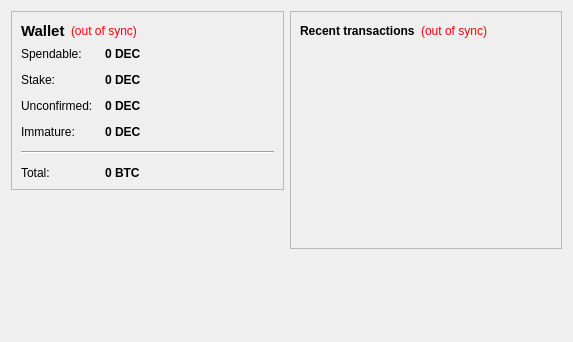
<?xml version="1.0" encoding="UTF-8"?>
<ui version="4.0">
 <class>OverviewPage</class>
 <widget class="QWidget" name="OverviewPage">
  <property name="geometry">
   <rect>
    <x>0</x>
    <y>0</y>
    <width>573</width>
    <height>342</height>
   </rect>
  </property>
  <property name="windowTitle">
   <string>Form</string>
  </property>
  <layout class="QHBoxLayout" name="horizontalLayout" stretch="1,1">
   <item>
    <layout class="QVBoxLayout" name="verticalLayout_2">
     <item>
      <widget class="QFrame" name="frame">
       <property name="frameShape">
        <enum>QFrame::StyledPanel</enum>
       </property>
       <property name="frameShadow">
        <enum>QFrame::Raised</enum>
       </property>
       <layout class="QVBoxLayout" name="verticalLayout_4">
        <item>
         <layout class="QHBoxLayout" name="horizontalLayout_4">
          <item>
           <widget class="QLabel" name="label_5">
            <property name="font">
             <font>
              <pointsize>11</pointsize>
              <weight>75</weight>
              <bold>true</bold>
             </font>
            </property>
            <property name="text">
             <string>Wallet</string>
            </property>
           </widget>
          </item>
          <item>
           <widget class="QLabel" name="labelWalletStatus">
            <property name="toolTip">
             <string>The displayed information may be out of date. Your wallet automatically synchronizes with the DrEcksCoin network after a connection is established, but this process has not completed yet.</string>
            </property>
            <property name="styleSheet">
             <string notr="true">QLabel { color: red; }</string>
            </property>
            <property name="text">
             <string notr="true">(out of sync)</string>
            </property>
            <property name="alignment">
             <set>Qt::AlignLeading|Qt::AlignLeft|Qt::AlignVCenter</set>
            </property>
           </widget>
          </item>
          <item>
           <spacer name="horizontalSpacer_2">
            <property name="orientation">
             <enum>Qt::Horizontal</enum>
            </property>
            <property name="sizeHint" stdset="0">
             <size>
              <width>40</width>
              <height>20</height>
             </size>
            </property>
           </spacer>
          </item>
         </layout>
        </item>
        <item>
         <layout class="QFormLayout" name="formLayout_2">
          <property name="fieldGrowthPolicy">
           <enum>QFormLayout::AllNonFixedFieldsGrow</enum>
          </property>
          <property name="horizontalSpacing">
           <number>12</number>
          </property>
          <property name="verticalSpacing">
           <number>12</number>
          </property>
          <item row="0" column="0">
           <widget class="QLabel" name="label">
            <property name="text">
             <string>Spendable:</string>
            </property>
           </widget>
          </item>
          <item row="0" column="1">
           <widget class="QLabel" name="labelBalance">
            <property name="font">
             <font>
              <weight>75</weight>
              <bold>true</bold>
             </font>
            </property>
            <property name="cursor">
             <cursorShape>IBeamCursor</cursorShape>
            </property>
            <property name="toolTip">
             <string>Your current spendable balance</string>
            </property>
            <property name="text">
             <string notr="true">0 DEC</string>
            </property>
            <property name="textInteractionFlags">
             <set>Qt::LinksAccessibleByMouse|Qt::TextSelectableByKeyboard|Qt::TextSelectableByMouse</set>
            </property>
           </widget>
          </item>
          <item row="1" column="0">
           <widget class="QLabel" name="label_6">
            <property name="text">
             <string>Stake:</string>
            </property>
           </widget>
          </item>
          <item row="1" column="1">
           <widget class="QLabel" name="labelStake">
            <property name="font">
             <font>
              <weight>75</weight>
              <bold>true</bold>
             </font>
            </property>
            <property name="cursor">
             <cursorShape>IBeamCursor</cursorShape>
            </property>
            <property name="toolTip">
             <string>Total of coins that was staked, and do not yet count toward the current balance</string>
            </property>
            <property name="text">
             <string notr="true">0 DEC</string>
            </property>
            <property name="textInteractionFlags">
             <set>Qt::LinksAccessibleByMouse|Qt::TextSelectableByKeyboard|Qt::TextSelectableByMouse</set>
            </property>
           </widget>
          </item>
          <item row="2" column="0">
           <widget class="QLabel" name="label_3">
            <property name="text">
             <string>Unconfirmed:</string>
            </property>
           </widget>
          </item>
          <item row="2" column="1">
           <widget class="QLabel" name="labelUnconfirmed">
            <property name="font">
             <font>
              <weight>75</weight>
              <bold>true</bold>
             </font>
            </property>
            <property name="cursor">
             <cursorShape>IBeamCursor</cursorShape>
            </property>
            <property name="toolTip">
             <string>Total of transactions that have yet to be confirmed, and do not yet count toward the current balance</string>
            </property>
            <property name="text">
             <string notr="true">0 DEC</string>
            </property>
            <property name="textInteractionFlags">
             <set>Qt::LinksAccessibleByMouse|Qt::TextSelectableByKeyboard|Qt::TextSelectableByMouse</set>
            </property>
           </widget>
          </item>
          <item row="3" column="0">
           <widget class="QLabel" name="labelImmatureText">
            <property name="text">
             <string>Immature:</string>
            </property>
           </widget>
          </item>
          <item row="3" column="1">
           <widget class="QLabel" name="labelImmature">
            <property name="font">
             <font>
              <weight>75</weight>
              <bold>true</bold>
             </font>
            </property>
            <property name="toolTip">
             <string>Mined balance that has not yet matured</string>
            </property>
            <property name="text">
             <string notr="true">0 DEC</string>
            </property>
            <property name="textInteractionFlags">
             <set>Qt::LinksAccessibleByMouse|Qt::TextSelectableByKeyboard|Qt::TextSelectableByMouse</set>
            </property>
           </widget>
          </item>
          <item row="4" column="0" colspan="2">
           <widget class="Line" name="line">
            <property name="orientation">
             <enum>Qt::Horizontal</enum>
            </property>
           </widget>
          </item>
          <item row="5" column="0">
           <widget class="QLabel" name="labelTotalText">
            <property name="text">
             <string>Total:</string>
            </property>
           </widget>
          </item>
          <item row="5" column="1">
           <widget class="QLabel" name="labelTotal">
            <property name="font">
             <font>
              <weight>75</weight>
              <bold>true</bold>
             </font>
            </property>
            <property name="cursor">
             <cursorShape>IBeamCursor</cursorShape>
            </property>
            <property name="toolTip">
             <string>Your current total balance</string>
            </property>
            <property name="text">
             <string notr="true">0 BTC</string>
            </property>
            <property name="textInteractionFlags">
             <set>Qt::LinksAccessibleByMouse|Qt::TextSelectableByKeyboard|Qt::TextSelectableByMouse</set>
            </property>
           </widget>
          </item>
         </layout>
        </item>
       </layout>
      </widget>
     </item>
     <item>
      <spacer name="verticalSpacer">
       <property name="orientation">
        <enum>Qt::Vertical</enum>
       </property>
       <property name="sizeHint" stdset="0">
        <size>
         <width>20</width>
         <height>40</height>
        </size>
       </property>
      </spacer>
     </item>
    </layout>
   </item>
   <item>
    <layout class="QVBoxLayout" name="verticalLayout_3">
     <item>
      <widget class="QFrame" name="frame_2">
       <property name="frameShape">
        <enum>QFrame::StyledPanel</enum>
       </property>
       <property name="frameShadow">
        <enum>QFrame::Raised</enum>
       </property>
       <layout class="QVBoxLayout" name="verticalLayout">
        <item>
         <layout class="QHBoxLayout" name="horizontalLayout_2">
          <item>
           <widget class="QLabel" name="label_4">
            <property name="text">
             <string>&lt;b&gt;Recent transactions&lt;/b&gt;</string>
            </property>
           </widget>
          </item>
          <item>
           <widget class="QLabel" name="labelTransactionsStatus">
            <property name="toolTip">
             <string>The displayed information may be out of date. Your wallet automatically synchronizes with the DrEcksCoin network after a connection is established, but this process has not completed yet.</string>
            </property>
            <property name="styleSheet">
             <string notr="true">QLabel { color: red; }</string>
            </property>
            <property name="text">
             <string notr="true">(out of sync)</string>
            </property>
            <property name="alignment">
             <set>Qt::AlignRight|Qt::AlignTrailing|Qt::AlignVCenter</set>
            </property>
           </widget>
          </item>
          <item>
           <spacer name="horizontalSpacer">
            <property name="orientation">
             <enum>Qt::Horizontal</enum>
            </property>
            <property name="sizeHint" stdset="0">
             <size>
              <width>40</width>
              <height>20</height>
             </size>
            </property>
           </spacer>
          </item>
         </layout>
        </item>
        <item>
         <widget class="QListView" name="listTransactions">
          <property name="styleSheet">
           <string notr="true">QListView { background: transparent; }</string>
          </property>
          <property name="frameShape">
           <enum>QFrame::NoFrame</enum>
          </property>
          <property name="verticalScrollBarPolicy">
           <enum>Qt::ScrollBarAlwaysOff</enum>
          </property>
          <property name="horizontalScrollBarPolicy">
           <enum>Qt::ScrollBarAlwaysOff</enum>
          </property>
          <property name="selectionMode">
           <enum>QAbstractItemView::NoSelection</enum>
          </property>
         </widget>
        </item>
       </layout>
      </widget>
     </item>
     <item>
      <spacer name="verticalSpacer_2">
       <property name="orientation">
        <enum>Qt::Vertical</enum>
       </property>
       <property name="sizeHint" stdset="0">
        <size>
         <width>20</width>
         <height>40</height>
        </size>
       </property>
      </spacer>
     </item>
    </layout>
   </item>
  </layout>
 </widget>
 <resources/>
 <connections/>
</ui>
